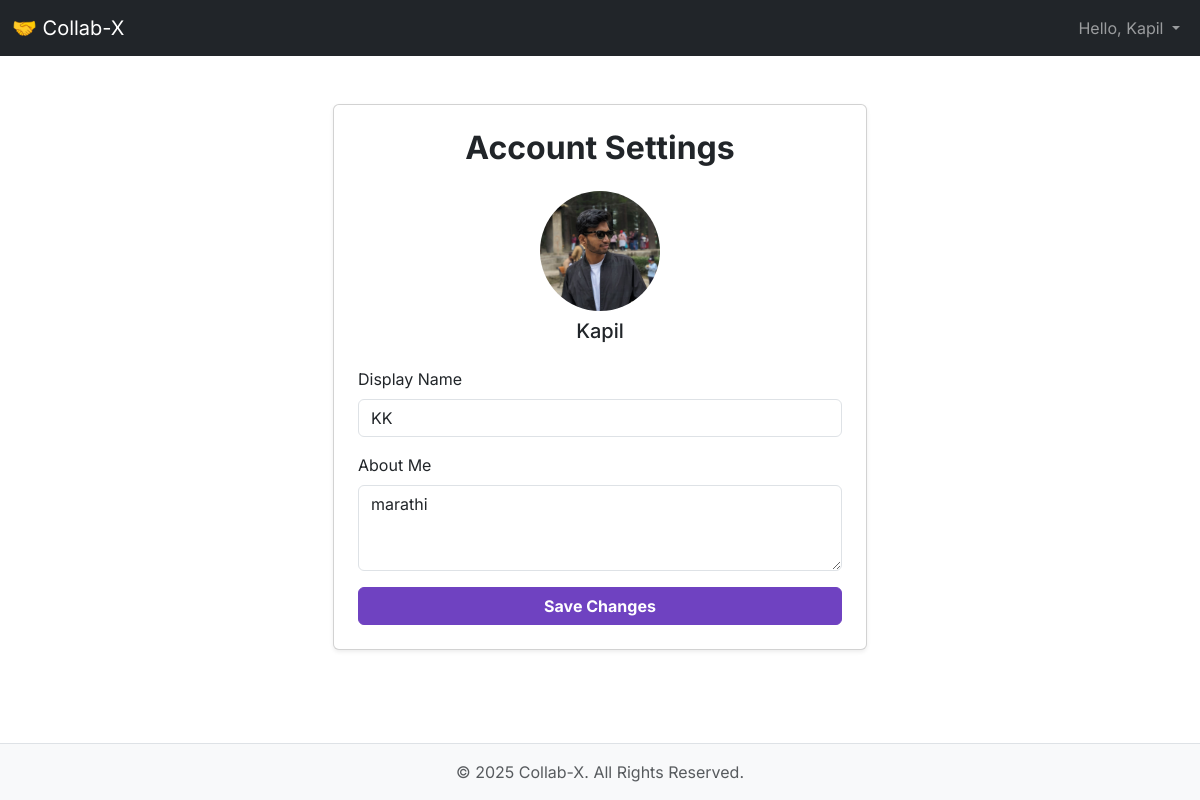
Before: /settings/ (signed in) with the older database file.
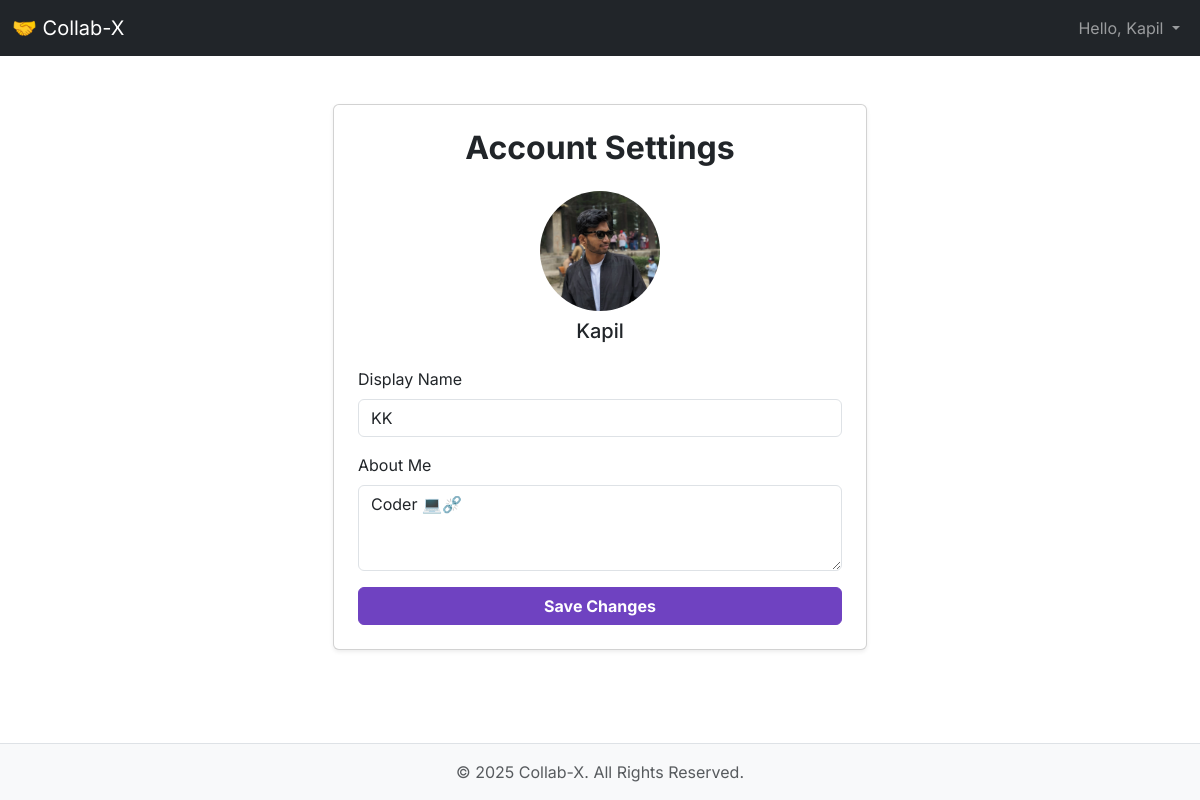
After: the same page with the newer database file.
### chatapp/models.py (models this page shows, shortened)
class Profile(models.Model):
    user = models.OneToOneField(User, on_delete=models.CASCADE)
    contacts = models.ManyToManyField('self', related_name='contact_of', symmetrical=False, blank=True)
    display_name = models.CharField(max_length=50, blank=True, null=True)
    about_me = models.TextField(max_length=200, blank=True)
    profile_picture = models.ImageField(default='profile_pics/default.jpg', upload_to='profile_pics')

### chatapp/views.py (the view)
# urls.py: path('settings/', views.settings_view, name='settings'),
@login_required
def settings_view(request):
    if request.method == 'POST':
        form = ProfileUpdateForm(request.POST, request.FILES, instance=request.user.profile)
        if form.is_valid():
            form.save()
            messages.success(request, 'Your profile has been updated successfully!')
            return redirect('chatapp:settings') # Redirect back to the settings page
    else:
        form = ProfileUpdateForm(instance=request.user.profile)
    context = {
        'form': form,
        'title': 'Account Settings'
    }
    return render(request, 'chatapp/settings.html', context)

### chatapp/forms.py
class ProfileUpdateForm(forms.ModelForm):
    class Meta:
        model = Profile
        fields = ['display_name', 'about_me', 'profile_picture']
        widgets = {
            'display_name': forms.TextInput(attrs={'class': 'form-control'}),
            'about_me': forms.Textarea(attrs={'class': 'form-control', 'rows': 3}),
            'profile_picture': forms.FileInput(attrs={'style': 'display: none;', 'accept': 'image/*'}),
        }

### chatapp/templates/chatapp/settings.html (shortened to what this page needs)
{% extends 'chatapp/base.html' %}
{% block content %}
<div class="container mt-4">
    <div class="row justify-content-center">
        <div class="col-md-8 col-lg-6">
            <div class="card shadow-sm">
                <div class="card-body p-4">
                    <h2 class="card-title text-center fw-bold mb-4">Account Settings</h2>
                    <form method="POST" enctype="multipart/form-data" id="profile-form">
                        <div class="text-center mb-4">
                            <label for="{{ form.profile_picture.id_for_label }}" class="profile-picture-container">
                                <img id="profile-pic-preview" src="{{ user.profile.profile_picture.url }}" alt="Profile Picture" class="rounded-circle" style="width: 120px; height: 120px; object-fit: cover;">
                            </label>
                            <h5 class="mt-2">{{ user.username }}</h5>
                        </div>
                        <div class="mb-3">
                            <label class="form-label">Display Name</label>
                            {{ form.display_name }}
                        </div>
                        <div class="mb-3">
                            <label class="form-label">About Me</label>
                            {{ form.about_me }}
                        </div>
                        <div class="d-grid">
                            <button type="submit" class="btn btn-primary fw-bold">Save Changes</button>
                        </div>
                    </form>
                </div>
            </div>
        </div>
    </div>
</div>
{% endblock %}

### chatapp/templates/chatapp/base.html (shortened to what this page needs)
{% load static %}
<!DOCTYPE html>
<html lang="en" class="h-100">
<head>
    <link href="https://cdn.jsdelivr.net/npm/bootstrap@5.3.2/dist/css/bootstrap.min.css" rel="stylesheet">
    <link rel="stylesheet" href="https://cdn.jsdelivr.net/npm/bootstrap-icons@1.11.3/font/bootstrap-icons.css">
</head>
<body>
   <nav class="navbar navbar-expand-lg navbar-dark bg-dark">
    <div class="container-fluid">
        <a class="navbar-brand" href="{% url 'chatapp:home' %}">🤝 Collab-X</a>
        <div class="collapse navbar-collapse" id="navbarNav">
            <ul class="navbar-nav ms-auto align-items-center">
    {% if user.is_authenticated %}
        <li class="nav-item dropdown">
            <a class="nav-link dropdown-toggle" href="#" role="button" data-bs-toggle="dropdown" aria-expanded="false">
                Hello, {{ user.username }}
            </a>
        </li>
    {% endif %}
</ul>
        </div>
    </div>
</nav>
    <main class="main-content my-4">
        <div class="container">
            {% block content %}
            {% endblock %}
        </div>
    </main>
    <footer class="footer mt-auto py-3 bg-light border-top">
        <div class="container text-center">
            <span class="text-muted">© {% now "Y" %} Collab-X. All Rights Reserved.</span>
        </div>
    </footer>
</body>
</html>

### chatapp/templates/chatapp/base.html (style rules this page uses)
body { font-family: 'Inter', sans-serif; display: flex; flex-direction: column; min-height: 100vh; }
.main-content { flex: 1; }
.btn-primary { background-color: #6f42c1; border-color: #6f42c1; }

### chatapp/templates/chatapp/settings.html (style rules this page uses)
.profile-picture-container { position: relative; display: inline-block; cursor: pointer; }

Changed rows visible on the page:
changed Profile "KK": about_me "marathi" → "Coder 💻⛓️‍💥"
